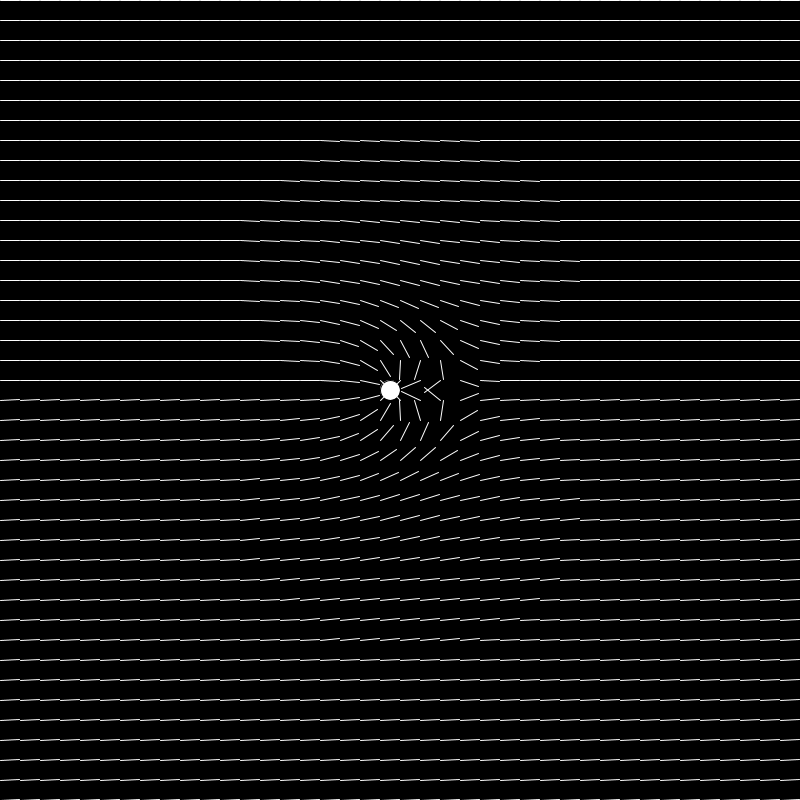
Frame 1 (no input)
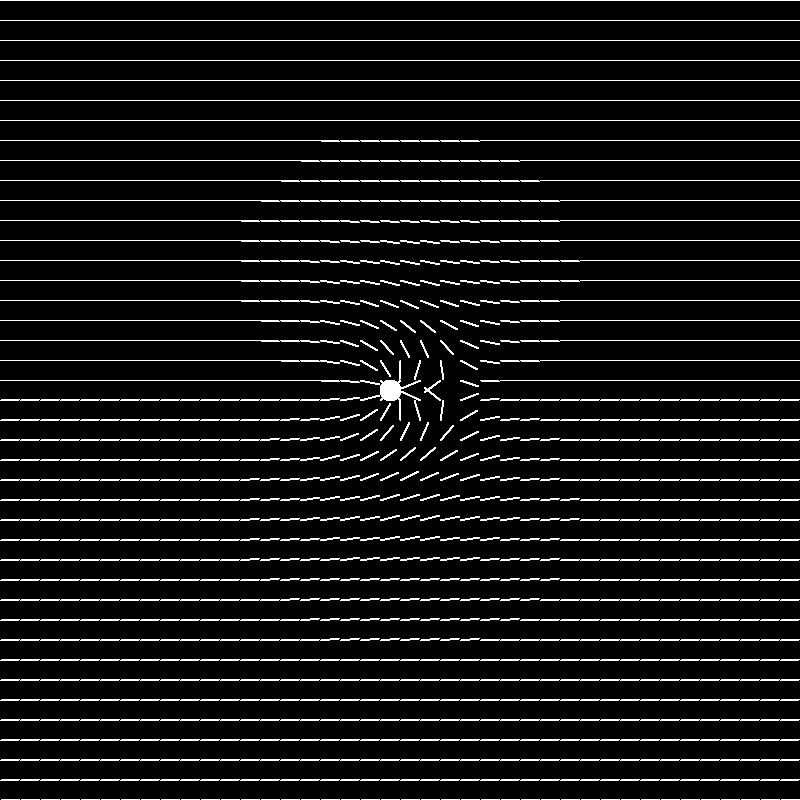
Frame 60 (the mouse pressed at the canvas centre just before this capture)
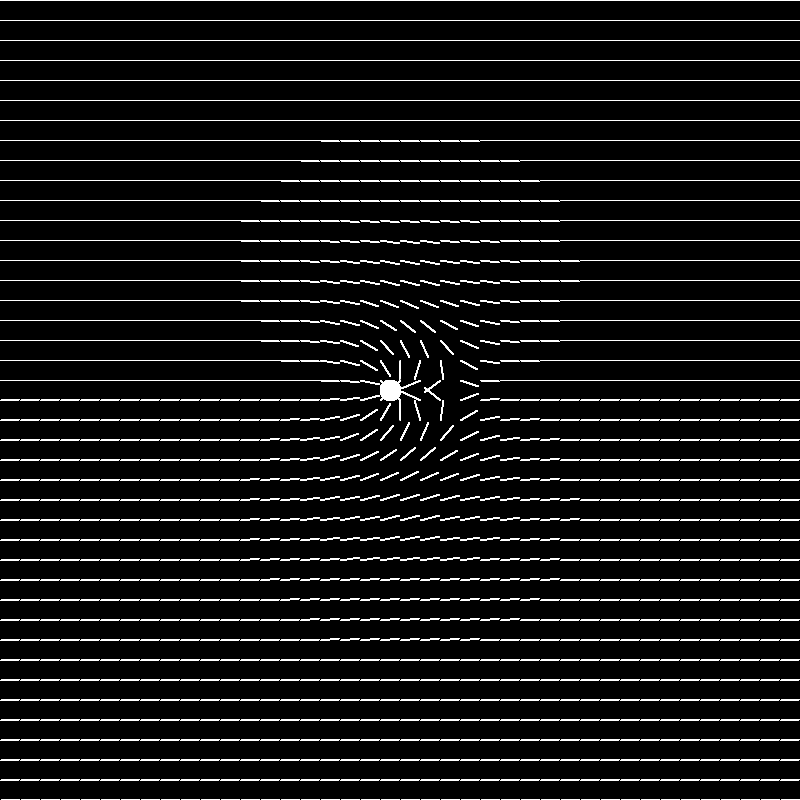
Frame 120 (the mouse held since frame 60 and released just before this capture)

The Processing sketch that drew these frames (run headless with seeded random() and noise(); from frame 60 on, the mouse is pressed at the canvas centre):

// Processing sketch: flow_field_bg
// ── flow_field_bg.pde
FlowField flowfield;
Dipole pole;
ArrayList<Particle> particles;
PVector l;

//boolean debug = true;

void setup() {
  size(800, 800);

  l = new PVector(400, 400);
  
  flowfield = new FlowField(20);
  flowfield.update();

  pole = new Dipole(l, 20);
  pole.update();

//   particles = new ArrayList<Particle>();
//   for (int i = 0; i < 1000; i++) {
//     PVector start = new PVector(random(width), random(height));
//     particles.add(new Particle(start, random(2, 8)));
//   }

  background(0);

//   ellipse(400, 400, 10, 10);


//   for (int y = 0; y < flowfield.rows; y++) {
//             for (int x = 0; x < flowfield.cols; x++) {
//                 int index = x + y * flowfield.cols;
//                 PVector v = flowfield.vectors[index];

//                 float dist = v.dist(pole);
//                 float force = 900 / (dist * dist);
//                 ///PVector ab = PVector.sub(pole, v);
//                 float ang = PVector.angleBetween(v, pole);
//                 PVector temp = PVector.fromAngle(ang);
//                 temp.normalize();
//                 temp.mult(force);
//                 v.add(temp);

//                 stroke(255);
//                 strokeWeight(1);
//                 pushMatrix();
//                 translate(x * flowfield.scl, y * flowfield.scl);
//                 //fill(map(angle,0,2*TWO_PI,0,255));
//                 //rect(0, 0, scl, scl);
//                 rotate(v.heading());
//                 line(0, 0, flowfield.scl, 0);
//                 popMatrix();
//             }
//         }
}


  //flowfield.display();


void draw() {
  //flowfield.update();
  
  //if (debug)
  //flowfield.display();
  pole.display();
  
//   for (Particle p : particles) {
//     p.follow(flowfield);
//     p.run();
//   }
}
// ── dipole.pde
public class Dipole{
    PVector location;
    PVector[] vectors;
    int scl;
    int cols, rows;


    Dipole(PVector loc, int res){
        location = loc;
        scl = res;
        cols = floor(width/res) + 1;
        rows = floor(height/res) + 1;
        vectors = new PVector[cols*rows];

    }

    void update(){
        for (int y = 0; y < rows; y++) {
            for (int x = 0; x < cols; x++) {
                int index = x + y * cols;
                PVector t = new PVector(1, 0);

                PVector temp = new PVector(x * scl + scl / 2, y * scl + scl / 2);
                float dist = PVector.dist(location, temp);
                float force = 3600 / (dist * dist);
                PVector ab = new PVector(location.x - (x * scl + scl / 2), location.y - (y * scl + scl / 2));
                ab.normalize();
                ab.mult(force);
                ab.add(t);
                float ang = PVector.angleBetween(temp, location);
                PVector v = PVector.fromAngle(ang);
                v.mult(force);
                
                vectors[index] = ab;
    
            }
        }
    }

    void display(){

        ellipse(location.x - scl / 2, location.y - scl / 2, scl, scl);

        for (int y = 0; y < rows; y++) {
            for (int x = 0; x < cols; x++) {
                int index = x + y * cols;
                PVector v = vectors[index];

                stroke(255);
                strokeWeight(1);
                pushMatrix();
                translate(x * scl, y * scl);
                //fill(map(angle,0,2*TWO_PI,0,255));
                //rect(0, 0, scl, scl);
                rotate(v.heading());
                line(0, 0, scl, 0);
                popMatrix();
            }
        }
    }
}

// ── flowfield.pde
public class FlowField{
    PVector[] vectors;
    int cols, rows;
    float xinc = 0.05;
    float yinc = 0.05;
    float zoff = 0;
    float angle;
    float[] perlinNoise;
    int scl;

    FlowField(int res){
        scl = res;
        cols = floor(width/res) + 1;
        rows = floor(height/res) + 1;
        vectors = new PVector[cols*rows];
        perlinNoise = new float[cols*rows];
    }

    void update(){
        float yoff = 0;
        for (int y = 0; y < rows; y++) {
            float xoff = 0;
            for (int x = 0; x < cols; x++) {
                float tempNoise = noise(xoff, yoff, zoff);
                angle = tempNoise * TWO_PI * 4;
                PVector v =PVector.fromAngle(angle);
                //v.setMag(v.mag() * 1);
                //v.setMag(1);
                int index = x + y * cols;
                vectors[index] = v;
                perlinNoise[index] = tempNoise;

                xoff += xinc;  
            }
            yoff += yinc;
        }
        //zoff += 0.004;
    }

    void display(){
        for (int y = 0; y < rows; y++) {
            for (int x = 0; x < cols; x++) {
                int index = x + y * cols;
                PVector v = vectors[index];

                stroke(0);
                strokeWeight(0);
                pushMatrix();
                translate(x * scl, y * scl);
                //fill(map(angle,0,2*TWO_PI,0,255));
                //rect(0, 0, scl, scl);
                rotate(v.heading());
                //line(0, 0, map(perlinNoise[index], min(perlinNoise), max(perlinNoise), 0, scl), 0);
                line(0, 0, v.mag() * 50, 0);
                popMatrix();
            }
        }
    }
}
// ── particle.pde
public class Particle {
  PVector pos;
  PVector vel;
  PVector acc;
  PVector previousPos;
  float maxSpeed;
   
  Particle(PVector start, float maxspeed) {
    maxSpeed = maxspeed;
    pos = start;
    vel = new PVector(0, 0);
    acc = new PVector(0, 0);
    previousPos = pos.copy();
  }
  void run() {
    update();
    edges();
    show();
  }
  void update() {
    pos.add(vel);
    vel.limit(maxSpeed);
    vel.add(acc);
    acc.mult(0);
  }
  void applyForce(PVector force) {
    acc.add(force); 
  }
  void show() {
    stroke(255, 5);
    strokeWeight(1);
    line(pos.x, pos.y, previousPos.x, previousPos.y);
    //point(pos.x, pos.y);
    updatePreviousPos();
  }
  void edges() {
    if (pos.x > width) {
      pos.x = 0;
      updatePreviousPos();
    }
    if (pos.x < 0) {
      pos.x = width;    
      updatePreviousPos();
    }
    if (pos.y > height) {
      pos.y = 0;
      updatePreviousPos();
    }
    if (pos.y < 0) {
      pos.y = height;
      updatePreviousPos();
    }
  }
  void updatePreviousPos() {
    this.previousPos.x = pos.x;
    this.previousPos.y = pos.y;
  }
  void follow(FlowField flowfield) {
    int x = floor(pos.x / flowfield.scl);
    int y = floor(pos.y / flowfield.scl);
    int index = x + y * flowfield.cols;
    
    PVector force = flowfield.vectors[index];
    applyForce(force);
  }
}
